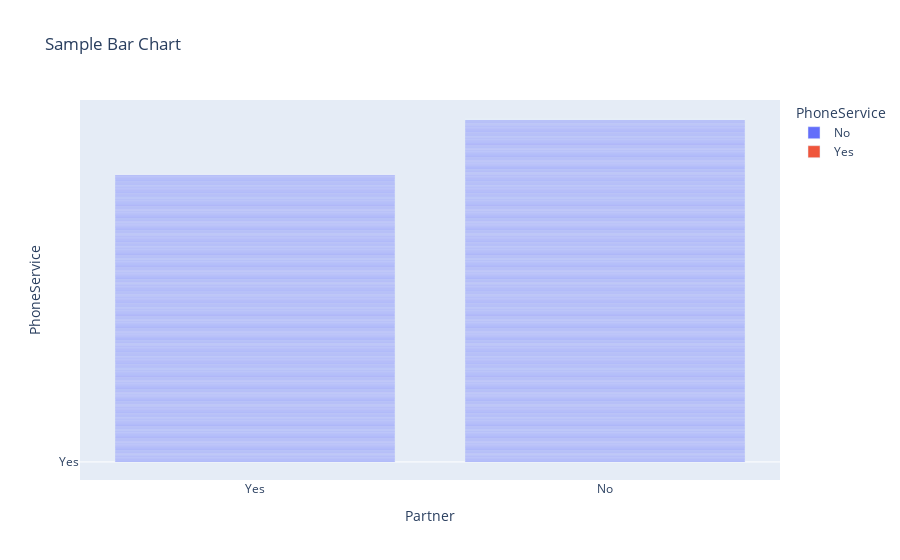

The notebook cell saved with this chart:
### Markdown cell above
### Data Exploration
### We will perform exploratory data analysis (EDA) to understand the dataset.

### Code cell
fig = px.bar(df, x="Partner", y="PhoneService",color="PhoneService", title="Sample Bar Chart")
fig.show()

### Figure 1 — Plotly figure (JSON) as saved in the notebook; plotly's stock layout.template omitted (floating-point values rounded to 4 significant figures; data arrays with more than 128 entries replaced by an {"elided": "..."} marker saying what was removed)
{"data": [{"alignmentgroup": "True", "hovertemplate": "PhoneService=%{y}<br>Partner=%{x}<extra></extra>", "legendgroup": "No", "marker": {"color": "#636efa", "pattern": {"shape": ""}}, "name": "No", "offsetgroup": "No", "orientation": "v", "showlegend": true, "textposition": "auto", "type": "bar", "x": {"elided": "682 str values"}, "xaxis": "x", "y": {"elided": "682 str values"}, "yaxis": "y"}, {"alignmentgroup": "True", "hovertemplate": "PhoneService=%{y}<br>Partner=%{x}<extra></extra>", "legendgroup": "Yes", "marker": {"color": "#EF553B", "pattern": {"shape": ""}}, "name": "Yes", "offsetgroup": "Yes", "orientation": "v", "showlegend": true, "textposition": "auto", "type": "bar", "x": {"elided": "6361 str values"}, "xaxis": "x", "y": {"elided": "6361 str values"}, "yaxis": "y"}], "layout": {"autosize": true, "barmode": "relative", "legend": {"title": {"text": "PhoneService"}, "tracegroupgap": 0}, "title": {"text": "Sample Bar Chart"}, "xaxis": {"anchor": "y", "autorange": true, "domain": [0, 1], "range": [-0.5, 1.5], "title": {"text": "Partner"}, "type": "category"}, "yaxis": {"anchor": "x", "autorange": true, "categoryarray": ["Yes", "No"], "categoryorder": "array", "domain": [0, 1], "range": [-19.56, 391.6], "title": {"text": "PhoneService"}, "type": "category"}}}
